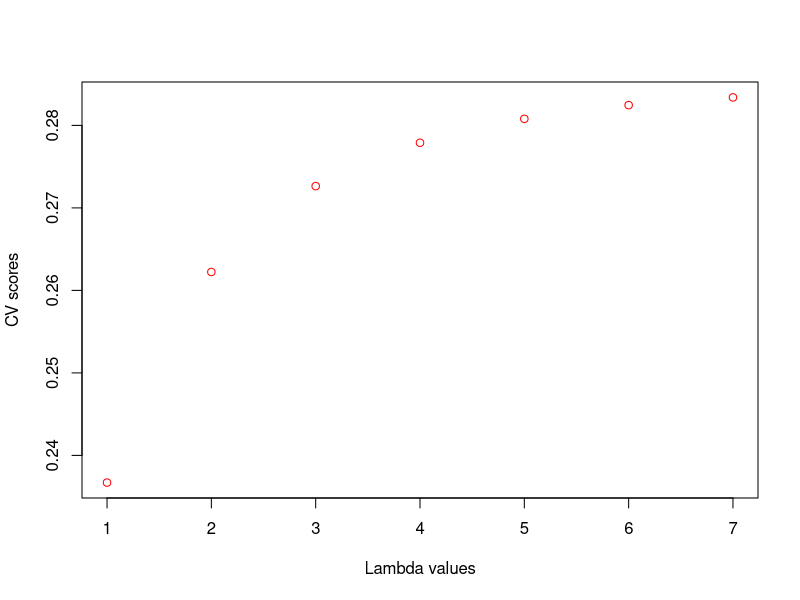

The R source for this figure:
library(MASS)

# Ridge regression by using n-fold cross-validation
RidgeRegre = function (X, Y, Lam, Nfolds){
  
  N = length(Y)
  K = ceiling(N/Nfolds)
  
  #X = scale(X, scale = FALSE)
  #Y = scale(Y, scale = FALSE)
  
  # make n subsets of data
  indxFolds = numeric(N)
  for (kk in 1:K-1){
    set.seed(12345)
    indxFolds[((kk-1)*Nfolds+1):(kk*Nfolds)] = sample(c(1:Nfolds))
  }
  set.seed(12345)
  indxFolds[((K-1)*Nfolds+1):N] = sample(c(1:Nfolds), N-(K-1)*Nfolds)
  #indxFolds = c(1,2,3,4,5,6,7,8,9,10,10,10,10,10,10,10)
  CV = 0;

  #model fit for each fold
  for (ii in 1:Nfolds){
    
    valInd = (indxFolds==ii)
    
    # divide data into training data and validation data
    validX = X[valInd,]
    trainX = X[! valInd,]
    validY = Y[valInd]
    trainY = Y[! valInd]
    
    trainX1 = scale(trainX, center = TRUE, scale = FALSE)
    trainY1 = scale(trainY, center = TRUE, scale = FALSE)
    if (is.null(dim(validX))){
      validX1 = validX-colMeans(trainX)
    }
    else
    {
      validX1 = scale((validX),(colMeans(trainX)), FALSE)
    }
    
    validY1 = validY-mean(trainY)
      
    # Estimate w
    I = diag(dim(trainX1)[2])
    estW = ((solve((t(trainX1) %*% trainX1) + Lam *I)) %*% t(trainX1) )%*%trainY1
    # Prediction
    estY = validX1 %*% estW
    
    #calculate sum of cross-validation score
    sqsum = sum((validY1-estY)^2)
    CV = CV+sqsum
    

  }  

  # Return CV score
  return(CV/N)
}

# load data
data = unname(as.matrix(longley))
dataX = data[,1:(dim(longley)[2]-1)]
dataY = matrix(longley$Employed)

# Lambda 
L = c(1:7)

# Number of folds
Nfolds = 10
CV = numeric(length(L))

for (jj in 1:length(L)){
  # Calculate cross validation value for each lambda
  CV[jj] =  RidgeRegre(as.matrix(dataX), dataY, L[jj], Nfolds)
}

plot(L,CV, col="red", xlab = "Lambda values", ylab = "CV scores") 
